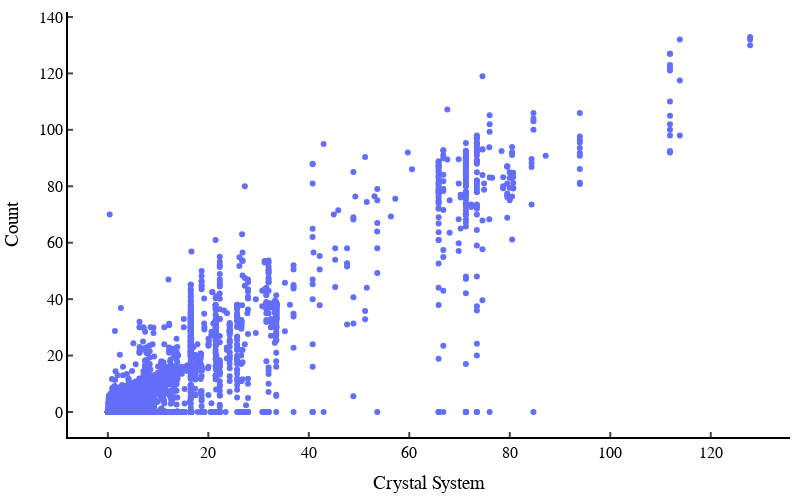

Notebook code cell kept with this figure:
### Code cell
best_model = regressor_df_PHFonly.iloc[regressor_df_PHFonly["r2"].idxmax()]["model"]
predicted_tc = best_model.predict(PHFs)

# Create a scatter plot
fig = go.Figure(data=go.Scatter(x=predicted_tc, y=target_tc, mode='markers'))


# Set the axis labels
fig.update_layout(xaxis=dict(title="Crystal System", showline=True, linewidth=2, linecolor='black',
                              ticks='inside', tickwidth=2, ticklen=5),
                   yaxis=dict(title="Count", showline=True, linewidth=2, linecolor='black',
                              ticks='inside', tickwidth=2, ticklen=5), 
                   width=800,
                   height=500,
                   plot_bgcolor='white',
                   paper_bgcolor='white', 
                   font=dict(family='Helvetica', size=16, color='black'),
                   margin=dict(l=10, r=10, b=10, t=10))

# Show the plot
fig.show()

### Figure 1 — Plotly figure (JSON) as saved in the notebook; plotly's stock layout.template omitted (floating-point values rounded to 4 significant figures; data arrays with more than 128 entries replaced by an {"elided": "..."} marker saying what was removed)
{"data": [{"mode": "markers", "type": "scatter", "x": {"elided": "5773 float values"}, "y": {"elided": "5773 float values"}}], "layout": {"font": {"color": "black", "family": "Helvetica", "size": 16}, "height": 500, "margin": {"b": 10, "l": 10, "r": 10, "t": 10}, "paper_bgcolor": "white", "plot_bgcolor": "white", "width": 800, "xaxis": {"linecolor": "black", "linewidth": 2, "showline": true, "ticklen": 5, "ticks": "inside", "tickwidth": 2, "title": {"text": "Crystal System"}}, "yaxis": {"linecolor": "black", "linewidth": 2, "showline": true, "ticklen": 5, "ticks": "inside", "tickwidth": 2, "title": {"text": "Count"}}}}
